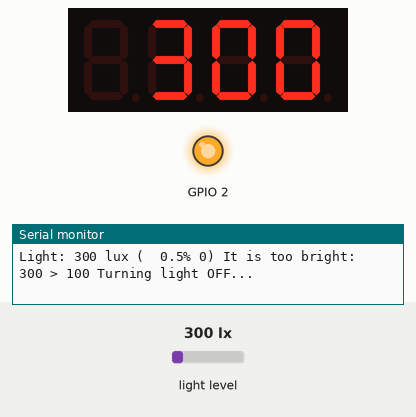
Bench run of a sketch on a simulated ESP8266 (NodeMCU). Parts: 4-digit seven-segment display, output pins drawn as LEDs (lit = HIGH), the last lines printed to the serial monitor. The inputs (shaded band) are chosen by the test bench; at power-on: light level 300 lx.

Above: at 11.4 s.
11.5 s: light level set to 40 lx
At 12.2 s:
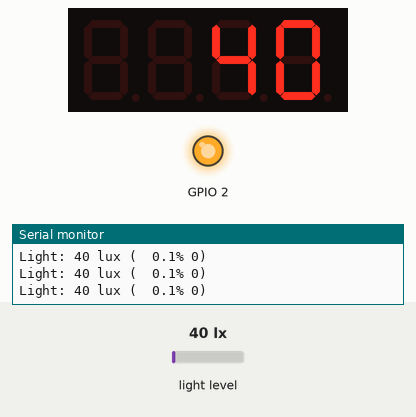
13.0 s: light level set to 500 lx
At 13.6 s:
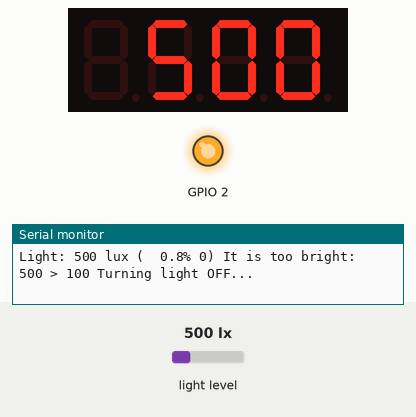
14.5 s: light level set to 1000 lx
At 15.4 s:
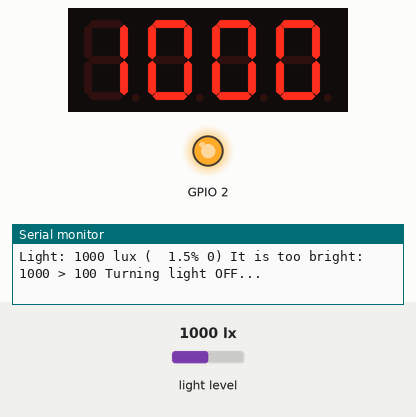
16.0 s: light level set to 10 lx
At 17.5 s:
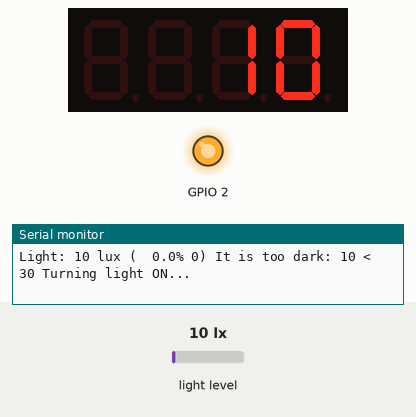
Timing chart, 0 to 18.5 s (numbered marks = the images above; inputs shaded):
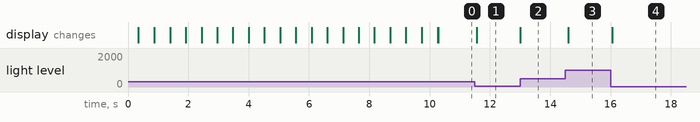

Measured:
- after the input at 11.5 s, the display: changes after 0.07 s (image 1)
- after the input at 13.0 s, the display: changes at once (image 2)
- after the input at 14.5 s, the display: changes after 0.09 s (image 3)
- after the input at 16.0 s, the display: changes after 0.05 s (image 4)

The sketch:

BH1750_TM1637.ino
```cpp
/*
  TimeNTP_ESP8266WiFi.ino
  Example showing time sync to NTP time source
*/

/*

  Wemos D1 Mini Pin Connections

  +-----+--------+-------+----------------+
  | Pin | ESP    | Use   |
  +-----+--------+-------+----------------+
  | RST | RST    | Reset |
  +-----+--------+-------+----------------+
  | A0  | A0     | ADC   |
  +-----+--------+-------+----------------+
  | D0  | GPIO16 | WAKE  |
  +-----+--------+-------+----------------+
  | D5  | GPIO14 | SCLK  | LED DIO (display if LED1 defined)
  +-----+--------+-------+----------------+
  | D6  | GPIO12 | MISO  | LED CLK (display if LED1 defined)
  +-----+--------+-------+----------------+
  | D7  | GPIO13 | MOSI  |
  +-----+--------+-------+----------------+
  | D8  | GPIO15 | CS    |
  +-----+--------+-------+----------------+
  | 3V3 | 3.3V   |       |
  +-----+--------+-------+----------------+
  | TX  | GPIO1  | TX    |
  +-----+--------+-------+----------------+
  | RX  | GPIO3  | RX    |
  +-----+--------+-------+----------------+
  | D1  | GPIO5  | SCL   |
  +-----+--------+-------+----------------+
  | D2  | GPIO4  | SDA   |
  +-----+--------+-------+----------------+
  | D3  | GPIO0  | FLASH |
  +-----+--------+-------+----------------+
  | D4  | GPIO2  | LED   | sync cue
  +-----+--------+-------+----------------+
  | G   | GND    | GND   |
  +-----+--------+-------+----------------+
  | 5V  | N/A    | VCC   |
  +-----+--------+-------+----------------+

*/

// custom library headers
#include <TimeLib.h>

// LED display options
// Possible options are:
//   LED1 - enable clock-like time display on 4-bit 7-segment LED
//   LED2 - enable seconds and fractional seconds on second LED
//   LDR  - use LDR to adjust brightness level
//   WEMOS_V4 - use I2C port (requires LED1, conflicts with LED2)
//   CLOCK_BUTTONS - use the buttons on the clock to set options

#define LED1
//#define LDR
//#define LED2

// project library headers
// project library headers
#include "debug.h"
#include "led_utils.h"
#include "serial_utils.h"

#define PRINT_DELAY 500

// desk light
#include <BH1750.h>
BH1750 lightMeter(0x23);
int tlast = -1;
#define READ_DELAY 1000 * 5
const int lux_low_thresh = 30;
const int lux_high_thresh = 100;

int k;
uint8_t data[] = { 0xff, 0xff, 0xff, 0xff };
int i;
void wipe() {
  for (i = 0; i < 4; i++)
    data[i] = 0x00;
}

void setup() {
  // initialize on-board LED
  pinMode(LED_BUILTIN, OUTPUT);     // Initialize the LED_BUILTIN pin as an output
  digitalWrite(LED_BUILTIN, HIGH);  // Turn the LED off by making the voltage HIGH

  // initialize Serial
  serial_init();
  Serial.println("---------------");
  char buff[64];
  sprintf(buff, "TimeNTP Example");
  Serial.println(buff);
  Serial.println("---------------");

  LED_init();

  // initialize I2C bus
  // the BH1750 library doesn't do this automatically
  // On esp8266 you can select SCL and SDA pins using Wire.begin(D4, D3);
  Wire.begin();

  // initialize BH1750
  // begin() returns a boolean that can be used to detect setup problems.
  if (lightMeter.begin(BH1750::CONTINUOUS_HIGH_RES_MODE)) {
    Serial.println(F("BH1750 Advanced begin"));
  } else {
    Serial.println(F("Error initialising BH1750"));
  }

  // pause for readability
  delay(PRINT_DELAY);
  Serial.println("done with setup");

  display.clear();
  // Run through all the dots
  for (k = 0; k <= 4; k++) {
    Serial.print("dot = ");
    Serial.println(k);
    display.showNumberDecEx(k, (0x80 >> k), true);
    delay(PRINT_DELAY);
  }

  // Alternate run through all the dots
  for (k = 0; k < 4; k++) {
    wipe();
    data[k] = display.encodeDigit(k) + 0x80;
    display.setSegments(data);
    Serial.print("dot ");
    Serial.print(k);
    Serial.print(" = ");
    Serial.print(data[k], DEC);
    Serial.print(", 0x");
    Serial.print(data[k], HEX);
    Serial.print(", 0b");
    Serial.println(data[k], BIN);
    delay(PRINT_DELAY);

    wipe();
    data[k] = display.encodeDigit(k);
    display.setSegments(data);
    Serial.print("dot ");
    Serial.print(k);
    Serial.print(" = ");
    Serial.print(data[k], DEC);
    Serial.print(", 0x");
    Serial.print(data[k], HEX);
    Serial.print(", 0b");
    Serial.println(data[k], BIN);
    delay(PRINT_DELAY);

    wipe();
    data[k] = display.encodeDigit(k) + 0x80;
    display.setSegments(data);
    delay(PRINT_DELAY);
  }

  display.setSegments(SEG_DONE);
  delay(PRINT_DELAY);

  Serial.println("starting loop...");
}

// define loop variables
char buff[64];
uint16_t lux;
float print_lux;
uint16_t disp_lux;
float scale;
float fbrite;

void loop() {

  // ---------------------------------
  // Light controls
  // ---------------------------------
  lux = lightMeter.readLightLevel();
  sprintf(buff, "Light: %d lux", lux);
  Serial.print(buff);

  //data range: 1 – 65,535 lux
  if (lux < 10000) {
    display.showNumberDec(lux, false);
  } else {
    print_lux = (float)lux / 100.;
    sprintf(buff, " = %.2f clx", print_lux);
    Serial.print(buff);
    disp_lux = lux / 10;
    sprintf(buff, " = %d clx", disp_lux);
    Serial.print(buff);
    display.showNumberDecEx(disp_lux, 0b00100000, false);
  }

  scale = (float)lux / 65535.;
  fbrite = scale * (float)brite_max;
  brite = round(fbrite);
  display.setBrightness(brite);
  sprintf(buff, " (%5.1f%% %d)", scale*100.,brite);
  Serial.print(buff);


  if (lux < lux_low_thresh) {
    sprintf(buff, " It is too dark: %d < %d", lux, lux_low_thresh);
    Serial.print(buff);
    Serial.println(" Turning light ON...");
  } else if (lux > lux_high_thresh) {
    sprintf(buff, " It is too bright: %d > %d", lux, lux_high_thresh);
    Serial.print(buff);
    Serial.println(" Turning light OFF...");
  } else {
    Serial.println();
  }
}  // end loop
```
